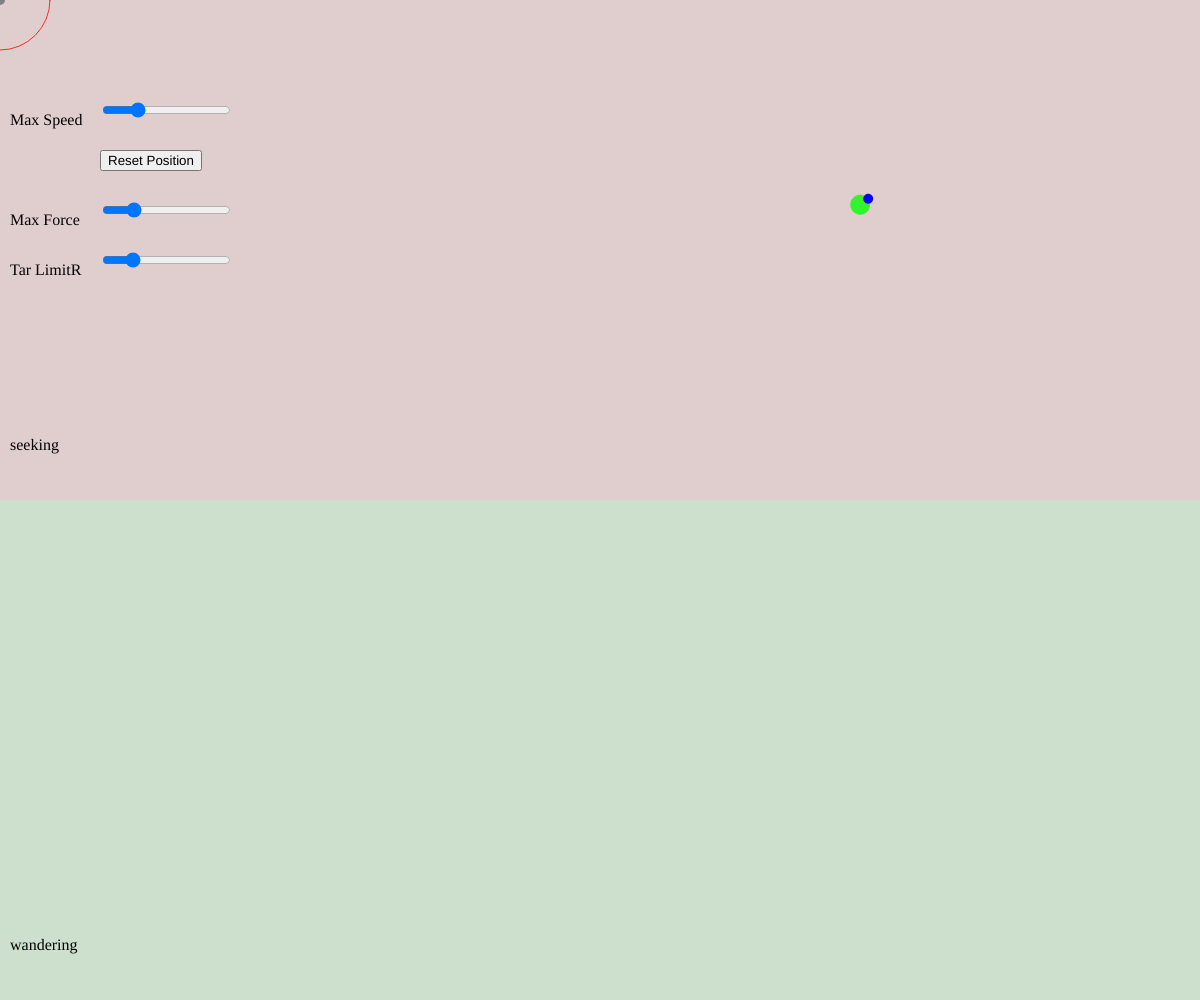
Frame 1 (no input)
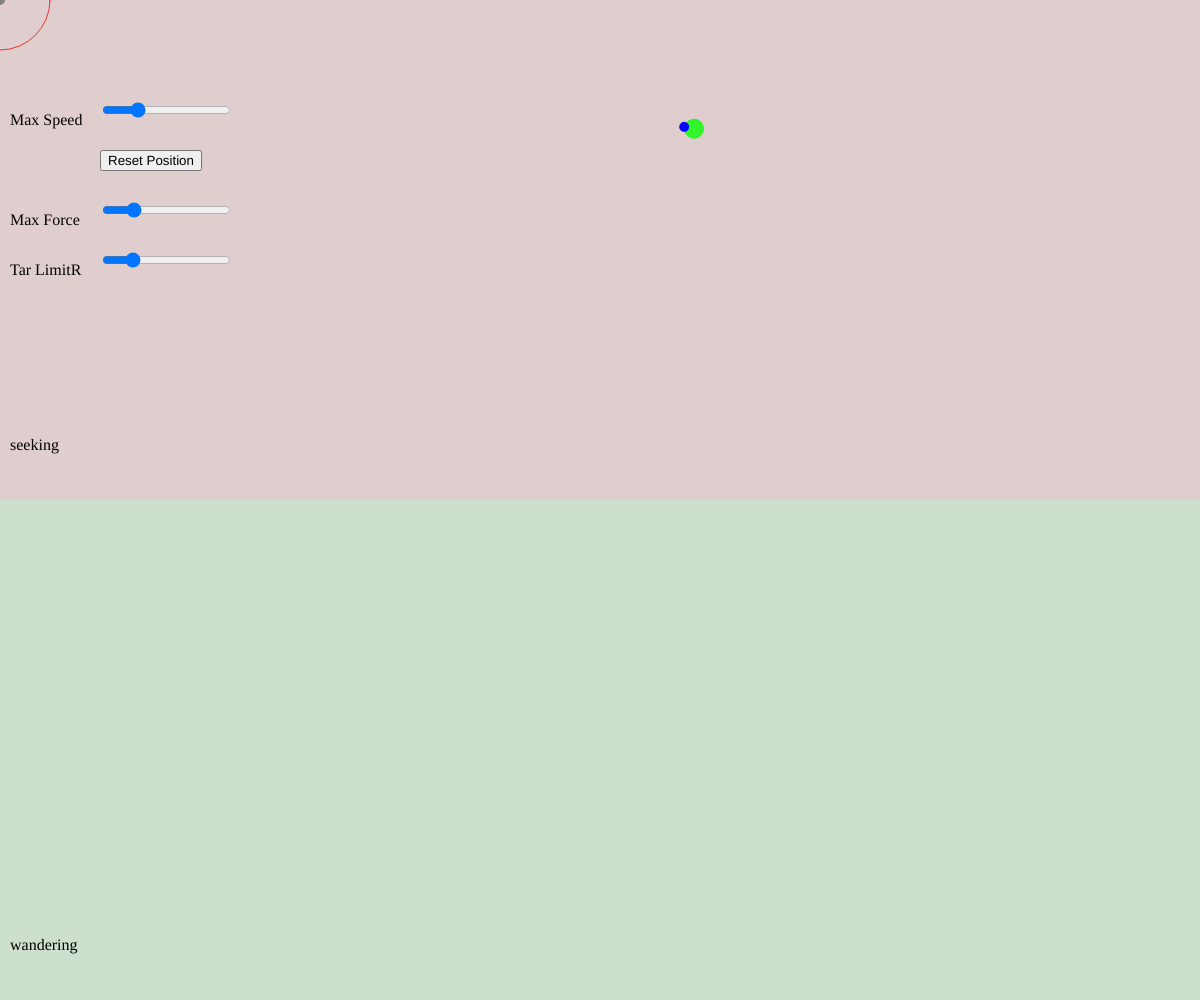
Frame 60 (no input)
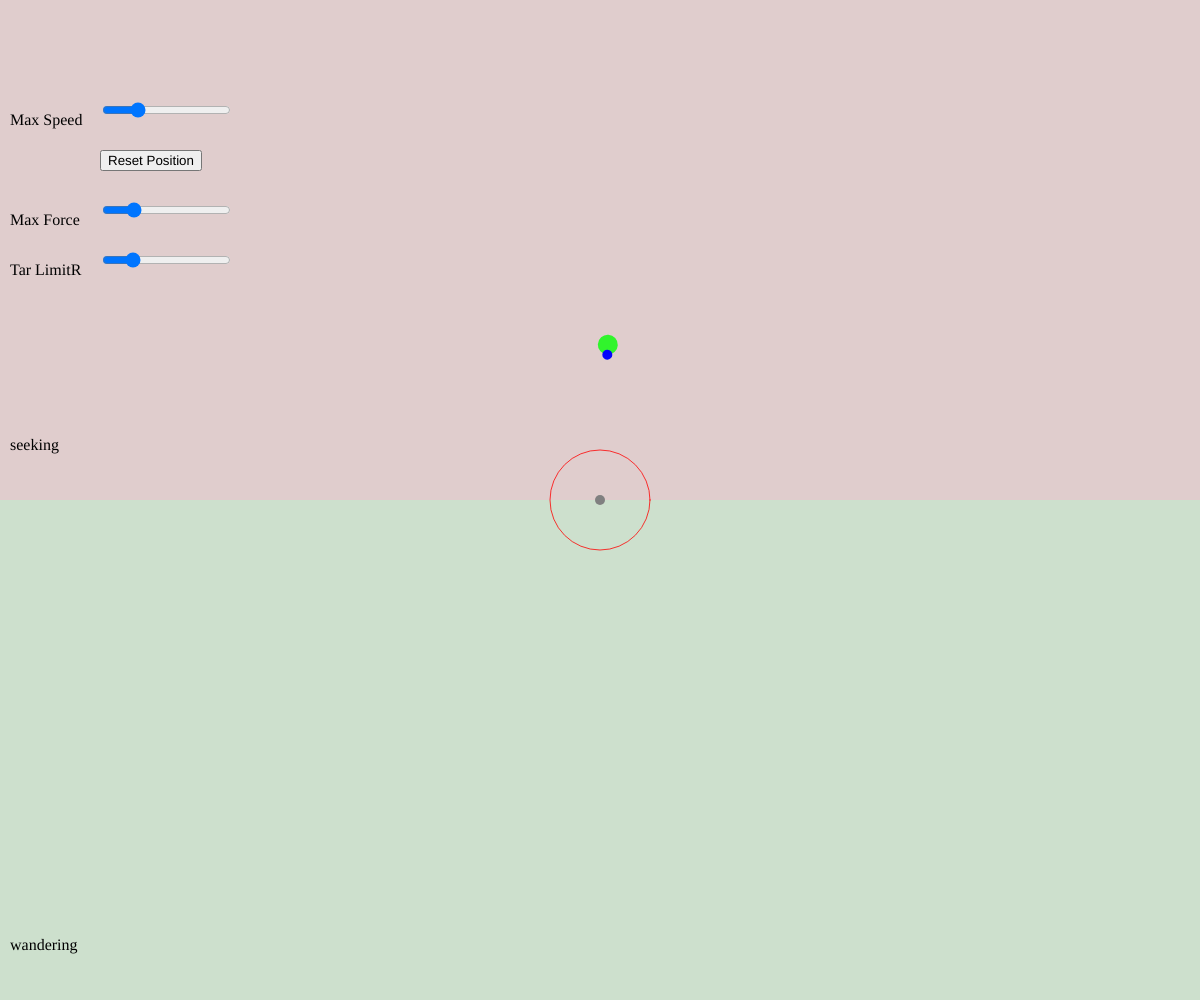
Frame 120 (the mouse pressed at the canvas centre since frame 60)

The p5.js sketch that drew these frames (run headless with seeded random() and noise() and a simulated clock; from frame 60 on, the mouse is pressed at the canvas centre):

// p5.js sketch
// ── sketch.js
class Vehicle{
  constructor(pos,target,section){
    this.target = target;
    this.section = section;

    this.pos = pos.copy();
    this.vel = p5.Vector.random2D().mult(random(1,5));
    this.acc = createVector(0,0);

    this.angle = 0;

    this.size = 20;

    this.maxSpeed = carMaxSpeedSlider.value();
    this.maxForce = carMaxForceSlider.value();

    this.wanderFuturePos = null;
    this.wanderFutureTarget = null;
    this.wanderFutureSize = null;
  }

  resetPosition(pos){
    this.pos = pos || createVector(random(0,width),random(0,height));
    this.vel = p5.Vector.random2D().mult(this.vel.mag());
  }

  applyForce(force){
    this.acc.add(force);
  }

  //寻找行为（寻找给定的目标）
  seek(){
    let desiredVel = p5.Vector.sub(this.target.getPos(),this.pos);

    //到达行为
    let limitR = this.target.getLimitR();
    let dist = p5.Vector.dist(this.target.getPos(),this.pos);
    let speed;
    if(dist < limitR){
      //map 速度为0到最大速度
      speed = map(dist,0,limitR,0,this.maxSpeed);
    }else{
      //限制 最大速度
      speed = this.maxSpeed;
    }
    desiredVel = desiredVel.copy().normalize().mult(speed);

    let steeringForce = p5.Vector.sub(desiredVel,this.vel);
    steeringForce = steeringForce.copy().normalize().mult(constrain(steeringForce.mag(),0,this.maxForce));

    this.applyForce(steeringForce);
  }

  //游走行为（寻找未来位置为圆心的圆上任意一点）
  wander(){
    let futurePosSize = 2 * this.size;//向前多少是未来的位置
    let wanderRandSize = 10 * this.size;//以多大为随机的位置
    //未来位置
    let delta = this.vel.copy().normalize().mult(futurePosSize);
    let futurePos = p5.Vector.add(this.pos,delta);
    this.wanderFuturePos = futurePos.copy();
    //未来圆上任意一点作为目标位置
    let targetPos = p5.Vector.add(futurePos,p5.Vector.random2D().mult(wanderRandSize/2));
    this.wanderFutureTarget = targetPos.copy();
    this.wanderFutureSize = wanderRandSize;

    //其余的和seek一样了
    let desiredVel = p5.Vector.sub(targetPos,this.pos);
    let steeringForce = p5.Vector.sub(desiredVel,this.vel);
    steeringForce = steeringForce.copy().normalize().mult(constrain(steeringForce.mag(),0,this.maxForce));
    this.applyForce(steeringForce);
  }

  update(){
    if(this.section.getIsSeeking()) this.seek();
    if(this.section.getIsWandering()) this.wander();
    //标准的欧拉积分
    this.vel.add(this.acc);
    this.vel = this.vel.copy().normalize().mult(constrain(this.vel.mag(),0,this.maxSpeed));
    this.pos.add(this.vel);
    this.acc.mult(0);

    this.angle = this.vel.heading();
  }

  display(){
    push();
      translate(this.pos.x,this.pos.y);
      rotate(this.angle);

      noStroke();
      fill(0,255,0,200);
      circle(0,0,this.size);

      if(p5.Vector.dist(this.pos,this.target.getPos()) > 2){
        noStroke();
        fill(0,0,255,250);
        circle(this.size/2,0,this.size/2);
      }
    pop();


    if(this.section.getIsWandering()) {
      noFill();
      stroke(200,0,0,200);
      circle(this.wanderFutureTarget.x,this.wanderFutureTarget.y,3);//未来目标位置
      stroke(200,0,200);
      circle(this.wanderFuturePos.x,this.wanderFuturePos.y,6);//未来位置
      stroke(0,0,200,200);
      circle(this.wanderFuturePos.x,this.wanderFuturePos.y,this.wanderFutureSize);//未来圆
    }
  }
}

class Target{
  constructor(pos,size){
    this.pos = pos.copy();
    this.size = size;
    this.limitR = targetLimitRSlider.value();
  }

  getLimitR(){
    return this.limitR;
  }

  getPos(){
    return this.pos.copy();
  }

  update(){
    this.pos.set(mouseX,mouseY);
  }

  display(){
    noStroke();
    fill(128,128,128,255);
    circle(this.pos.x,this.pos.y,this.size);

    noFill();
    stroke(255,0,0,200);
    circle(this.pos.x,this.pos.y,this.limitR);
  }
}

class Section{
  constructor(){
    let seekingText = createP('seeking');
    seekingText.position(10,height/2-80);

    let wanderingText = createP('wandering');
    wanderingText.position(10,height-80);

    this.isSeeking = false;
    this.isWandering = false;
  }

  getIsWandering(){
    return this.isWandering;
  }

  getIsSeeking(){
    return this.isSeeking;
  }

  update(){
    if(mouseY > height/2){
      this.isSeeking = false;
      this.isWandering = true;
    }else{
      this.isSeeking = true;
      this.isWandering = false;
    }
  }

  display(){
    noStroke();
    fill(100,0,0,50);
    rect(0,0,width,height/2);
    fill(0,100,0,50);
    rect(0,height/2,width,height/2);
  }
}

let car = null;
let target = null;

let carMaxSpeedSlider = null;
let carMaxForceSlider = null;
let targetLimitRSlider = null;

let section = null;

function setup() {
  createCanvas(windowWidth, windowHeight);

  let maxSpeedText = createP('Max Speed');
  maxSpeedText.position(10,100-5);
  carMaxSpeedSlider = createSlider(0.1,20,5,0.1);
  carMaxSpeedSlider.position(100,100);

  let maxForceText = createP('Max Force');
  maxForceText.position(10,200-5);
  carMaxForceSlider = createSlider(0.05,1,0.2,0.1);
  carMaxForceSlider.position(100,200);

  let targetLimitRText = createP('Tar LimitR');
  targetLimitRText.position(10,250-5);
  targetLimitRSlider = createSlider(50,300,100,0.1);
  targetLimitRSlider.position(100,250);

  let button = createButton('Reset Position');
  button.position(100, 150);
  button.mousePressed(()=>{
    car.resetPosition();
  });

  section = new Section();
  target = new Target(createVector(width/2,height/2),10);
  car = new Vehicle(createVector(random(0,width),random(0,height)),target,section);
}

function keyPressed(e){
  if(e.key === 'ArrowUp'){
    car.resetPosition(createVector(random(0,width),random(0,height/2)));
  }else if(e.key === 'ArrowDown'){
    car.resetPosition(createVector(random(0,width),random(height/2,height)));
  }
}

function draw() {
  background(255);
  section.update();
  section.display();

  car.maxSpeed = carMaxSpeedSlider.value();
  car.maxForce = carMaxForceSlider.value();
  target.limitR = targetLimitRSlider.value();
  
  target.update();
  target.display();

  car.update();
  car.display();
}
